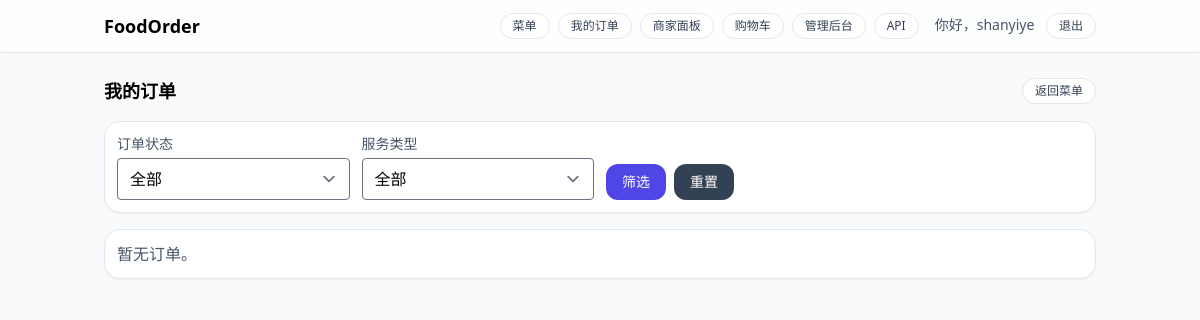
The page /orders/ (signed in) on the database as committed earlier.
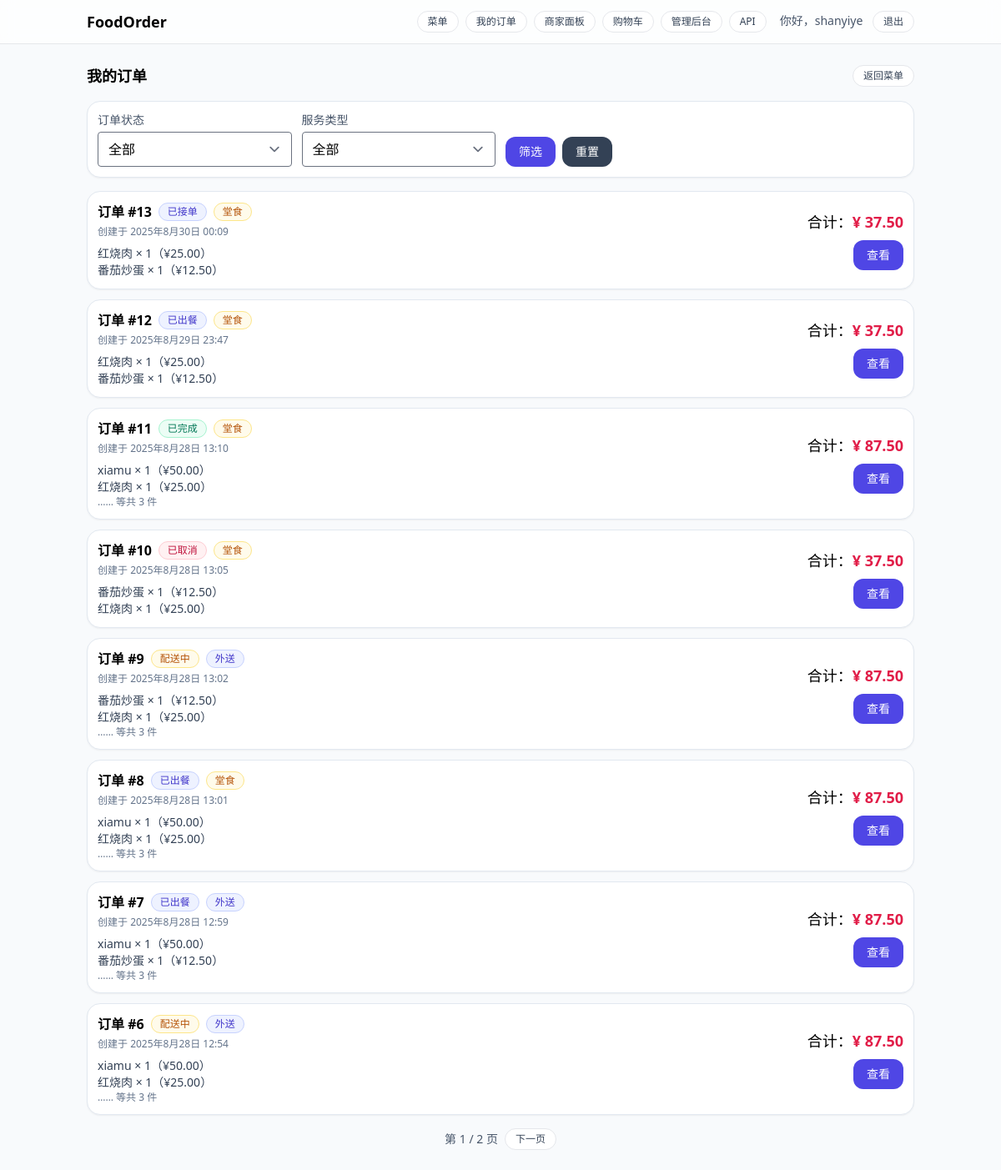
The same page on the database as committed later.
### orders/models.py (models this page shows, shortened)
class Order(models.Model):
    restaurant = models.ForeignKey(Restaurant, on_delete=models.PROTECT, related_name="orders", null=True, blank=True)
    user = models.ForeignKey(User, on_delete=models.PROTECT, related_name="orders")
    status = models.CharField(max_length=16, choices=OrderStatus.choices, default=OrderStatus.CREATED)
    service_type = models.CharField(max_length=16, choices=ServiceType.choices, default=ServiceType.DELIVERY)
    table_no = models.CharField(max_length=16, blank=True, null=True)
    contact_name  = models.CharField(max_length=32)
    contact_phone = models.CharField(max_length=20)
    address_line  = models.CharField(max_length=255)
    total_amount = models.DecimalField(max_digits=10, decimal_places=2, validators=[MinValueValidator(Decimal("0.00"))])
    client_token = models.CharField(max_length=64, blank=True, null=True)
    created_at = models.DateTimeField(auto_now_add=True)
    paid_at    = models.DateTimeField(blank=True, null=True)
    updated_at = models.DateTimeField(auto_now=True)
    class Meta:
        ordering = ['-id']
        constraints = [
            UniqueConstraint(fields=["user", "client_token"],
                             condition=Q(client_token__isnull=False),
                             name="uniq_order_user_client_token"),
            models.CheckConstraint(check=Q(total_amount__gte=0), name="order_amount_non_negative"),
        ]

class OrderItem(models.Model):
    order      = models.ForeignKey(Order, on_delete=models.CASCADE, related_name="items")
    dish       = models.ForeignKey("menu.Dish", on_delete=models.PROTECT)
    dish_name  = models.CharField(max_length=64)  # 快照：下单时的菜名
    unit_price = models.DecimalField(max_digits=8, decimal_places=2, validators=[MinValueValidator(Decimal("0.00"))])  # 快照单价
    quantity   = models.PositiveIntegerField(validators=[MinValueValidator(1)])
    line_total = models.DecimalField(max_digits=10, decimal_places=2, validators=[MinValueValidator(Decimal("0.00"))]) # unit_price * quantity
    class Meta:
        ordering = ["id"]

### orders/views.py (the view)
# urls.py: path("orders/", orders_list_page, name="orders_list"),
@login_required
@ensure_csrf_cookie
def orders_list_page(request):
    qs = (Order.objects
          .filter(user=request.user)
          .select_related("payment")
          .prefetch_related("items")   # 注意：模板里遍历时要写 o.items.all
          .order_by("-id"))
    status_val = request.GET.get("status") or ""
    service_val = request.GET.get("service") or ""
    if status_val:
        qs = qs.filter(status=status_val)
    if service_val:
        qs = qs.filter(service_type=service_val)
    paginator = Paginator(qs, 8)  # 每页 8 条
    page_obj = paginator.get_page(request.GET.get("page") or 1)
    ctx = {
        "page_obj": page_obj,
        "status_val": status_val,
        "service_val": service_val,
        "status_choices": OrderStatus.choices,
        "service_choices": ServiceType.choices,
    }
    return render(request, "orders_list.html", ctx)

### restaurants/context_processors.py (called while the page is built)
def nav_restaurant(request):
    return {"nav_rid": request.session.get("current_rid")}

### templates/orders_list.html (shortened to what this page needs)
{% extends "base.html" %}
{% load static %}
{% block content %}
<div class="flex items-center justify-between mb-4">
  <h1 class="text-lg font-semibold">我的订单</h1>
  <a href="/" class="chip">返回菜单</a>
</div>
<form method="get" class="card mb-4">
  <div class="grid grid-cols-1 md:grid-cols-4 gap-3">
    <div>
      <label class="block text-sm text-slate-600 mb-1">订单状态</label>
      <select name="status" class="w-full rounded border">
        <option value="">全部</option>
      </select>
    </div>
    <div>
      <label class="block text-sm text-slate-600 mb-1">服务类型</label>
      <select name="service" class="w-full rounded border">
        <option value="">全部</option>
      </select>
    </div>
    <div class="md:col-span-2 flex items-end gap-2">
      <button class="btn">筛选</button>
      <a href="{% url 'orders_list' %}" class="btn bg-slate-700 hover:bg-slate-800">重置</a>
    </div>
  </div>
</form>
<div class="space-y-3">
  {% for o in page_obj %}
    <div class="card">
      <div class="flex flex-col md:flex-row md:items-center md:justify-between gap-3">
        <div>
          <div class="flex items-center gap-2">
            <a href="{% url 'order_detail' o.id %}" class="font-semibold">订单 #{{ o.id }}</a>
            {% if o.status == "CREATED" %}
              <span class="badge badge-slate">{{ o.get_status_display }}</span>
            {% elif o.status == "PAID" %}
              <span class="badge badge-emerald">{{ o.get_status_display }}</span>
            {% elif o.status == "CONFIRMED" or o.status == "READY" %}
              <span class="badge badge-indigo">{{ o.get_status_display }}</span>
            {% elif o.status == "DELIVERING" %}
              <span class="badge badge-amber">{{ o.get_status_display }}</span>
            {% elif o.status == "COMPLETED" %}
              <span class="badge badge-emerald">{{ o.get_status_display }}</span>
            {% elif o.status == "CANCELLED" %}
              <span class="badge badge-rose">{{ o.get_status_display }}</span>
            {% else %}
              <span class="badge badge-slate">{{ o.status }}</span>
            {% endif %}
            {% if o.service_type == "DELIVERY" %}
              <span class="badge badge-indigo">{{ o.get_service_type_display }}</span>
            {% else %}
              <span class="badge badge-amber">{{ o.get_service_type_display }}</span>
            {% endif %}
          </div>
          <div class="text-xs text-slate-500 mt-1">创建于 {{ o.created_at }}</div>
          <ul class="mt-2 text-sm text-slate-700">
            {% for it in o.items.all|slice:":2" %}
              <li>{{ it.dish_name }} × {{ it.quantity }}（¥{{ it.unit_price|floatformat:2 }}）</li>
            {% endfor %}
            {% if o.items.count > 2 %}
              <li class="text-slate-500 text-xs">…… 等共 {{ o.items.count }} 件</li>
            {% endif %}
          </ul>
        </div>
        <div class="text-right">
          <div class="text-lg">合计：<span class="text-rose-600 font-semibold">¥ {{ o.total_amount }}</span></div>
          <div class="mt-2 flex justify-end gap-2">
            <a href="{% url 'order_detail' o.id %}" class="btn">查看</a>
          </div>
        </div>
      </div>
    </div>
  {% empty %}
    <div class="card text-slate-600">暂无订单。</div>
  {% endfor %}
</div>
{% if page_obj.paginator.num_pages > 1 %}
  <div class="mt-4 flex justify-center items-center gap-2">
    <span class="text-sm text-slate-600">第 {{ page_obj.number }} / {{ page_obj.paginator.num_pages }} 页</span>
    {% if page_obj.has_next %}
      <a class="chip" href="?page={{ page_obj.next_page_number }}{% if status_val %}&status={{ status_val }}{% endif %}{% if service_val %}&service={{ service_val }}{% endif %}">下一页</a>
    {% endif %}
  </div>
{% endif %}
{% endblock %}

### templates/base.html (shortened to what this page needs)
{% load static %}
<!doctype html>
<html lang="zh" class="h-full bg-slate-50">
<head>
  <link href="{% static 'css/dist.css' %}" rel="stylesheet">
</head>
<body class="min-h-full">
  <header class="border-b bg-white/70 backdrop-blur sticky top-0 z-10">
    <div class="container flex items-center justify-between py-3">
      <a href="/" class="font-semibold text-lg">FoodOrder</a>
      <nav class="flex items-center gap-4 text-sm">
        <div class="flex items-center gap-2">
        <a href="/" class="chip">菜单</a>
        <a href="/orders/" class="chip">我的订单</a>
        <a href="/staff/orders/" class="chip">商家面板</a>
        <a href="{% url 'cart' %}{% if current_restaurant %}?rid={{ current_restaurant.id }}
                       {% elif nav_rid %}?rid={{ nav_rid }}{% endif %}"
          class="chip">购物车</a>
        <a href="/admin/" class="chip">管理后台</a>
        <a href="/api/" class="chip">API</a>
         </div>
         <div>
          {% if request.user.is_authenticated %}
            <span class="text-sm text-slate-600 mr-2">你好，{{ request.user.username }}</span>
            <form action="{% url 'logout' %}" method="post" style="display:inline">
              <button type="submit" class="chip">退出</button>
            </form>
          {% else %}
            <a href="{% url 'login' %}" class="chip">登录</a>
          {% endif %}
          </div>
      </nav>
    </div>
  </header>
  <main class="container py-6">
    {% block content %}{% endblock %}
  </main>
</body>
</html>

Rows that differ between the two databases and show on the page:
added Order: id "13", status "已接单", service_type "堂食", created_at "2025年8月30日 00:09", total_amount "37.50"
added OrderItem: dish_name "红烧肉", quantity "1", unit_price "25.00", shown under "13"
added OrderItem: dish_name "番茄炒蛋", quantity "1", unit_price "12.50", shown under "13"
added Order: id "12", status "已出餐", service_type "堂食", created_at "2025年8月29日 23:47", total_amount "37.50"
added OrderItem: dish_name "红烧肉", quantity "1", unit_price "25.00", shown under "12"
added OrderItem: dish_name "番茄炒蛋", quantity "1", unit_price "12.50", shown under "12"
added Order: id "11", status "已完成", service_type "堂食", created_at "2025年8月28日 13:10", items.count "3", total_amount "87.50"
added OrderItem: dish_name "xiamu", quantity "1", unit_price "50.00", shown under "11"
added OrderItem: dish_name "红烧肉", quantity "1", unit_price "25.00", shown under "11"
added Order: id "10", status "已取消", service_type "堂食", created_at "2025年8月28日 13:05", total_amount "37.50"
added OrderItem: dish_name "番茄炒蛋", quantity "1", unit_price "12.50", shown under "10"
added OrderItem: dish_name "红烧肉", quantity "1", unit_price "25.00", shown under "10"
added Order: id "9", status "配送中", service_type "外送", created_at "2025年8月28日 13:02", items.count "3", total_amount "87.50"
added OrderItem: dish_name "番茄炒蛋", quantity "1", unit_price "12.50", shown under "9"
added OrderItem: dish_name "红烧肉", quantity "1", unit_price "25.00", shown under "9"
added Order: id "8", status "已出餐", service_type "堂食", created_at "2025年8月28日 13:01", items.count "3", total_amount "87.50"
added OrderItem: dish_name "xiamu", quantity "1", unit_price "50.00", shown under "8"
added OrderItem: dish_name "红烧肉", quantity "1", unit_price "25.00", shown under "8"
added Order: id "7", status "已出餐", service_type "外送", created_at "2025年8月28日 12:59", items.count "3", total_amount "87.50"
added OrderItem: dish_name "xiamu", quantity "1", unit_price "50.00", shown under "7"
added OrderItem: dish_name "番茄炒蛋", quantity "1", unit_price "12.50", shown under "7"
added Order: id "6", status "配送中", service_type "外送", created_at "2025年8月28日 12:54", items.count "3", total_amount "87.50"
added OrderItem: dish_name "xiamu", quantity "1", unit_price "50.00", shown under "6"
added OrderItem: dish_name "红烧肉", quantity "1", unit_price "25.00", shown under "6"
Other text that changed with them:
{{ page_obj.number }}: (not shown) → "1"
{{ page_obj.paginator.num_pages }}: (not shown) → "2"
text no longer shown: "暂无订单。"
text now shown: "第 / 页 下一页"
